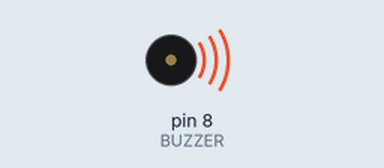
Recording of a sketch running on a simulated Arduino Uno, built with avr-gcc and run on an emulated ATmega328P. On the bench: buzzer (waves = sounding).

Above: at 0.2 s.
Timing chart, 0 to 3.0 s (numbered marks = the images above):
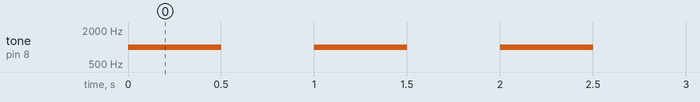

The sketch:

buzzer.ino
```cpp
#define BUZZER 8

void setup() {
  pinMode(BUZZER, OUTPUT);
}

void loop() {
  tone(BUZZER, 1000);
  delay(500);

  noTone(BUZZER);
  delay(500);
}
```

Measured:
- by itself, tone on pin 8 (BUZZER): alternates 1000 Hz for 0.50 s and silent for 0.50 s
